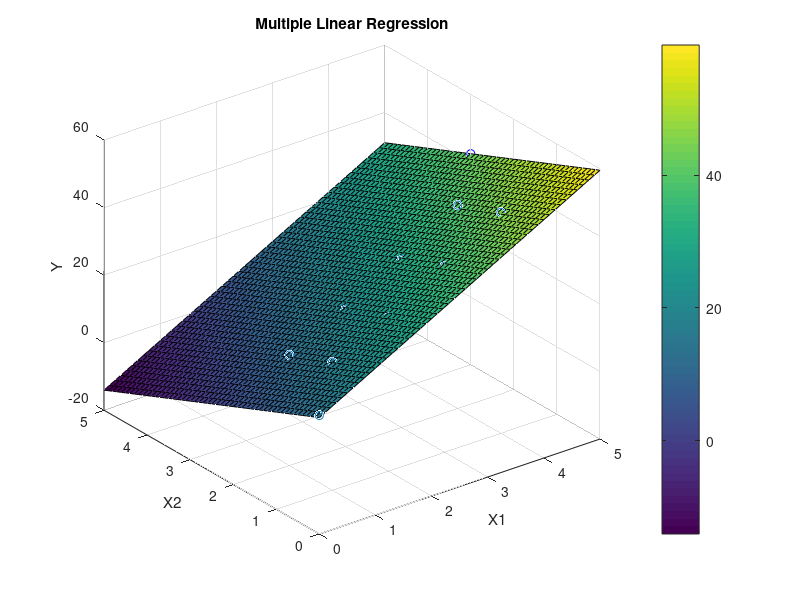

The MATLAB script that drew this image:
%%Raymond Waidmann
%%18157816, rcw5k2
%%MAE 3100, Lab 7, 10/11/19

%%Using multiple linear regression to fit a plane to 3D data
%%Given data
x1 = [0 1 1 2 2 3 3 4 4]';
x2 = [0 1 2 1 2 1 2 1 2]';
y = [15.1 17.9 12.7 25.6 20.5 35.1 29.7 45.4 40.2]';

%%Using necessary equations to solve
A = [length(x1), sum(x1), sum(x2); sum(x1), sum(x1.^2), sum(x1.*x2); sum(x2), sum(x1.*x2), sum(x2.^2)];
B = [sum(y); sum(y.*x1); sum(y.*x2)];
C = A\B;
fprintf("\nThe result from necessary equations is: y = %.4f + %.4fx1 + %.4fx2", C(1), C(2), C(3));

D = (C(1)) + (C(2).*5) + (C(3).*3); %%finding the value of y when x1 = 5, x2 = 3
fprintf("\nThe value of y when x1 = 5 and x2 = 3 is: %.4f\n", D);

%%graphing the results (Using coefficients found in necessary equations)
%%This is not required, but I did this as part of the prelab and it is a
    %%good visual representation of the solution to both parts 1 and 2
scatter3(x1, x2, y, 'ro');
hold on;
plot3(5, 3, D, 'bo'); %%graphing the point x1 = 5, x2 = 3, y = D
[a b] = meshgrid(0:0.1:5); %%defining a range of values to be plotted in the x1 x2 plane
c = ((C(1)) + (C(2).*a) + (C(3).*b)); %%from necessary equations
surf(a, b, c); %%creating the surface
colorbar;
xlabel("X1");
ylabel("X2");
zlabel("Y");
title("Multiple Linear Regression");